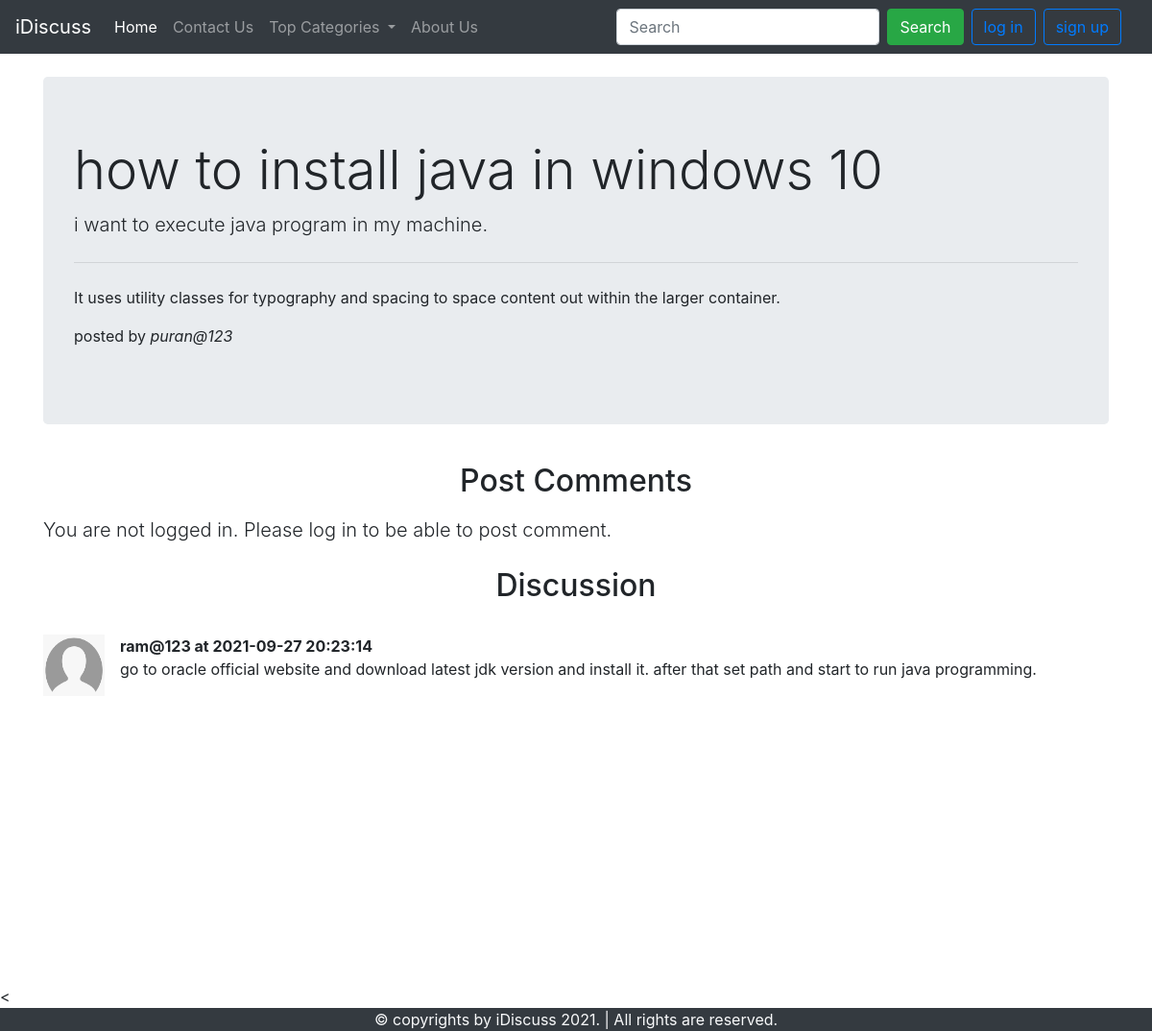
Page /thread.php?threadid=2 on the committed database.
### tables this page shows
CREATE TABLE `threads` (
  `thread_id` int(11) NOT NULL,
  `thread_title` text NOT NULL,
  `thread_desc` varchar(255) NOT NULL,
  `thread_cat_id` int(10) NOT NULL,
  `thread_user` int(10) NOT NULL,
  `thread_created` datetime NOT NULL DEFAULT current_timestamp()
);

CREATE TABLE `users` (
  `user_id` int(10) NOT NULL,
  `user_email` varchar(50) NOT NULL,
  `user_pass` varchar(255) NOT NULL,
  `create_date` datetime NOT NULL DEFAULT current_timestamp()
);

CREATE TABLE `comments` (
  `comment_id` int(10) NOT NULL,
  `comment_content` varchar(255) NOT NULL,
  `thread_id` int(10) NOT NULL,
  `comment_by_user` int(10) NOT NULL,
  `comment_time` datetime NOT NULL DEFAULT current_timestamp()
);

### thread.php (the view, shortened to what this page needs)
<!doctype html>
<html lang="en">
<head>
    <link rel="stylesheet" href="https://cdn.jsdelivr.net/npm/bootstrap@4.5.3/dist/css/bootstrap.min.css"
>
    <link rel="stylesheet" href="style/style.css">
</head>
<body>
    <?php include 'partial/_dbconnect.php';?>
    <?php include "partial\header.php";?>
    <?php
        $id = $_GET['threadid'];
        $sql = "SELECT * FROM `threads` WHERE thread_id=$id";
        $result = mysqli_query($conn, $sql);
        while ($row = mysqli_fetch_assoc($result)) {
        $title = $row['thread_title'];
        $desc = $row['thread_desc'];
        $th_user=$row['thread_user'];
        $sql2="SELECT * FROM `users` WHERE user_id=$th_user";
        $result2 = mysqli_query($conn, $sql2);
        $row2=mysqli_fetch_assoc($result2);
        $post_by=$row2['user_email'];
        }
    ?>
    <div class="container my-4">
        <div class="jumbotron">
            <h1 class="display-4"><?php echo $title; ?></h1>
            <p class="lead"><?php echo $desc; ?></p>
            <hr class="my-4">
            <p>It uses utility classes for typography and spacing to space content out within the larger container.</p>
            <p> posted by <em><?php echo $post_by?></em></p>
        </div>
    </div>
    <?php
        if (isset($_SESSION['loggedin'])&&$_SESSION['loggedin']==true) {
            echo '<div class="container">
            <h2 class="text-center py-2">Post Comments</h2>
            <form action="'.$_SERVER['REQUEST_URI'].'" method="post">
                <div class="form-group">
                    <label for="th_comment">Give your Comment</label>
                    <textarea class="form-control" id="th_comment" name="th_comment" rows="3"></textarea>
                </div>
                <input type="hidden" name="uid" value="'.$_SESSION['uid'].'">
                <button type="submit" class="btn btn-success">Submit</button>
            </form>
        </div>';
        }
        else {
            echo '<div class="container">
            <h2 class="text-center py-2">Post Comments</h2>
            <p class="lead">You are not logged in. Please log in to be able to post comment.</p>
        </div>';
        }
    ?>
    <div class="container" id="ques">
        <h2 class="text-center py-2">Discussion</h2>
        <?php
            $id = $_GET['threadid'];
            $sql = "SELECT * FROM `comments` WHERE thread_id=$id";
            $result = mysqli_query($conn, $sql);
            while ($row = mysqli_fetch_assoc($result)) {
              $comment_user=$row['comment_by_user'];
              $comment = $row['comment_content'];
              $sql2="SELECT user_email FROM `users` WHERE user_id=$comment_user";
              $result2=mysqli_query($conn,$sql2);
              $row2=mysqli_fetch_assoc($result2);
              echo '<div class="media my-4">
                            <img src="img/user.png" width="64px" height="64px" class="mr-3" alt="user_img">
                            <div class="media-body">
                            <p class="font-weight-bold my-0">'.$row2['user_email'].' at '.$row['comment_time'].'</p>
                                ' . $comment. '
                            </div>
                        </div>';
            }
            ?>
    </div>
    < <?php include "partial/footer.php";?>
</body>
</html>

### style/style.css (style rules this page uses)
#ques { min-height: 443px; }

### rows in the picture
threads: thread_title "how to install java in windows 10", thread_desc "i want to execute java program in my machine."
users: user_email "puran@123"
comments: users.user_email "ram@123", comment_time "2021-09-27 20:23:14", comment_content "go to oracle official website and download latest jdk version and install it. after that set path and start to run java programming."
